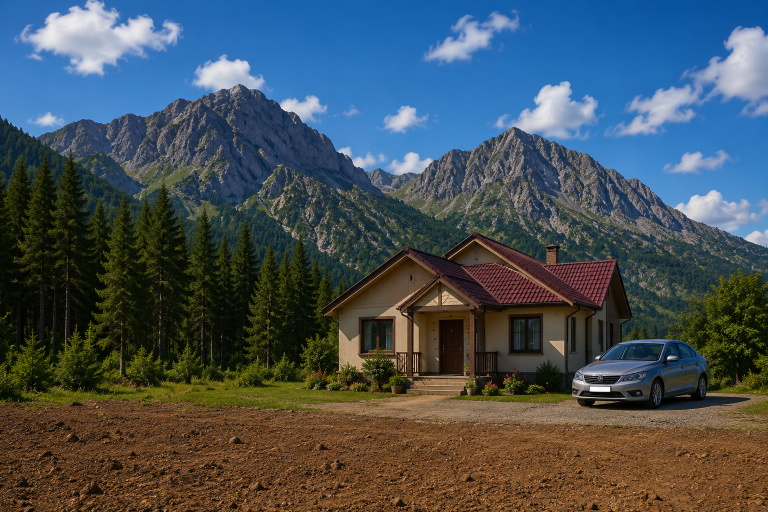
#> input picture Session 6/image.png, 1536 x 1024 px (shown at 1/2 size)
$ jupyter execute 1-Segmentation.ipynb
#> lines starting #> are read from the running program, lines starting #| are printed output that depends on the picture; after the words box and inside, x2 and y2 are one past the last pixel; in counts of white or black regions, pixels touching at a corner belong together
<div dir="rtl" style="direction:rtl; text-align:right; font-family:'Segoe UI', Arial, sans-serif; font-size:16px; line-height:2; background:#e8eaf6; border-right:6px solid #3949ab; padding:20px 24px; margin:10px 0; border-radius:8px;">

<h2 style="color:#1a237e;">تجزئة الصور باستخدام K-Means — (اللون + الموضع)</h2>

<p>يهدف هذا الدفتر إلى تطبيق <strong>تجزئة الصور (Image Segmentation)</strong> باستخدام خوارزمية <strong>K-Means Clustering</strong>، حيث يُمثَّل كل بكسل في الصورة بمتجه ميزات يجمع بين <strong>موضعه</strong> و<strong>لونه</strong>.</p>

<p><strong>الفكرة الأساسية:</strong> البكسلات المتشابهة في اللون والقريبة مكانياً تنتمي إلى نفس المجموعة، مما يُنتج مناطق متماسكة بصرياً تُمثّل أجزاء الصورة.</p>

<table style="width:100%; border-collapse:collapse; text-align:right; direction:rtl; margin-top:10px;">
  <tr style="background:#c5cae9;">
    <th style="padding:8px; border:1px solid #9fa8da;">الخطوة</th>
    <th style="padding:8px; border:1px solid #9fa8da;">الوصف</th>
  </tr>
  <tr><td style="padding:8px; border:1px solid #9fa8da;">1</td><td style="padding:8px; border:1px solid #9fa8da;">قراءة الصورة وتحويلها إلى RGB وتصغيرها</td></tr>
  <tr><td style="padding:8px; border:1px solid #9fa8da;">2</td><td style="padding:8px; border:1px solid #9fa8da;">بناء متجه ميزات لكل بكسل (5 ميزات: X، Y، R، G، B)</td></tr>
  <tr><td style="padding:8px; border:1px solid #9fa8da;">3</td><td style="padding:8px; border:1px solid #9fa8da;">تطبيق K-Means للتجميع إلى K مجموعات</td></tr>
  <tr><td style="padding:8px; border:1px solid #9fa8da;">4</td><td style="padding:8px; border:1px solid #9fa8da;">عرض النتائج عبر Overlay شفاف ملون</td></tr>
</table>

</div>

[cell 1]
import cv2
import numpy as np
import matplotlib.pyplot as plt
from sklearn.cluster import KMeans

<div dir="rtl" style="direction:rtl; text-align:right; font-family:'Segoe UI', Arial, sans-serif; font-size:15px; line-height:1.9; background:#f1f8e9; border-right:5px solid #388e3c; padding:16px 20px; margin:8px 0; border-radius:7px;">

<h3 style="color:#1b5e20;">المكتبات المستخدمة</h3>
<ul>
  <li><strong>cv2 (OpenCV):</strong> قراءة الصور، تحويل فضاء الألوان (BGR ← RGB)، وتغيير الحجم</li>
  <li><strong>numpy:</strong> العمليات الحسابية الفعّالة على مصفوفات البكسلات وبناء Feature Matrix</li>
  <li><strong>matplotlib.pyplot:</strong> عرض الصور والنتائج البصرية داخل الدفتر</li>
  <li><strong>KMeans (sklearn):</strong> خوارزمية التجميع غير المراقب — تُقسّم البيانات إلى K مجموعات دون الحاجة إلى تسميات مسبقة (Labels)</li>
</ul>

</div>

[cell 2]
# =========================
# قراءة الصورة
# =========================

IMAGE_PATH = "image.png"

image = cv2.imread(IMAGE_PATH)
#> image is the input picture: shape (1024, 1536, 3); mean B, G, R 86.5, 80.5, 69.4

if image is None:
    raise Exception("لم يتم العثور على الصورة")

image = cv2.cvtColor(image, cv2.COLOR_BGR2RGB)

# تصغير الصورة لتسريع التنفيذ
image = cv2.resize(image, (300, 300))
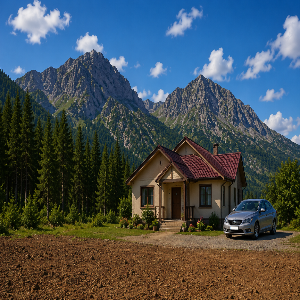
#> image: shape (300, 300, 3); mean R, G, B 69.4, 80.4, 86.4

height, width, _ = image.shape
#> height = 300; width = 300

[cell 3]
image[2,0]
#> Out = [38, 103, 176]

<div dir="rtl" style="direction:rtl; text-align:right; font-family:'Segoe UI', Arial, sans-serif; font-size:15px; line-height:1.9; background:#e3f2fd; border-right:5px solid #1565c0; padding:16px 20px; margin:8px 0; border-radius:7px;">

<h3 style="color:#0d47a1;">قراءة الصورة وتجهيزها</h3>
<ul>
  <li><code>cv2.imread</code> تقرأ الصورة من القرص بفضاء <strong>BGR</strong> (الترتيب الافتراضي في OpenCV)</li>
  <li><code>cvtColor(BGR → RGB)</code> تُحوّل الصورة لأن matplotlib يعرض الألوان بترتيب RGB — بدونها تظهر القناة الحمراء والزرقاء مقلوبتين</li>
  <li><code>cv2.resize(300, 300)</code> تُصغّر الصورة لتسريع التنفيذ — K-Means يعالج كل بكسل على حدة، لذا الصورة الأصغر تعني وقتاً أقل بكثير</li>
</ul>

</div>

[cell 4]
# =========================
# بناء Feature Vector
# =========================

features = []

for y in range(height):
    for x in range(width):

        r, g, b = image[y, x]

        feature_vector = [
            x / width,     # Normalize X
            y / height,    # Normalize Y
            r / 255.0,
            g / 255.0,
            b / 255.0
        ]

        features.append(feature_vector)
#> after the loop, features = 90000 items

features = np.array(features)

print("Feature matrix shape:", features.shape)
#| Feature matrix shape: (90000, 5)

features

[cell 5]
features

<div dir="rtl" style="direction:rtl; text-align:right; font-family:'Segoe UI', Arial, sans-serif; font-size:15px; line-height:1.9; background:#fff3e0; border-right:5px solid #e65100; padding:16px 20px; margin:8px 0; border-radius:7px;">

<h3 style="color:#bf360c;">بناء متجه الميزات (Feature Vector)</h3>
<p>لكل بكسل في الصورة نبني متجهاً من <strong>5 ميزات مُطبَّعة</strong> في النطاق [0, 1]:</p>

<table style="width:100%; border-collapse:collapse; text-align:right; direction:rtl;">
  <tr style="background:#ffe0b2;">
    <th style="padding:7px; border:1px solid #ffb74d;">الميزة</th>
    <th style="padding:7px; border:1px solid #ffb74d;">المعنى</th>
    <th style="padding:7px; border:1px solid #ffb74d;">التطبيع</th>
  </tr>
  <tr><td style="padding:7px; border:1px solid #ffb74d;"><code>x / width</code></td><td style="padding:7px; border:1px solid #ffb74d;">الموضع الأفقي</td><td style="padding:7px; border:1px solid #ffb74d;">÷ عرض الصورة</td></tr>
  <tr><td style="padding:7px; border:1px solid #ffb74d;"><code>y / height</code></td><td style="padding:7px; border:1px solid #ffb74d;">الموضع الرأسي</td><td style="padding:7px; border:1px solid #ffb74d;">÷ ارتفاع الصورة</td></tr>
  <tr><td style="padding:7px; border:1px solid #ffb74d;"><code>r / 255</code></td><td style="padding:7px; border:1px solid #ffb74d;">شدة اللون الأحمر</td><td style="padding:7px; border:1px solid #ffb74d;">÷ 255</td></tr>
  <tr><td style="padding:7px; border:1px solid #ffb74d;"><code>g / 255</code></td><td style="padding:7px; border:1px solid #ffb74d;">شدة اللون الأخضر</td><td style="padding:7px; border:1px solid #ffb74d;">÷ 255</td></tr>
  <tr><td style="padding:7px; border:1px solid #ffb74d;"><code>b / 255</code></td><td style="padding:7px; border:1px solid #ffb74d;">شدة اللون الأزرق</td><td style="padding:7px; border:1px solid #ffb74d;">÷ 255</td></tr>
</table>

<p style="margin-top:10px;">الناتج النهائي: مصفوفة شكلها <code>(90000, 5)</code> حيث 90000 = 300 × 300 بكسل.</p>
<p><strong>لماذا ندمج الموضع مع اللون؟</strong> لأن K-Means وحده قد يُجمّع بكسلات بعيدة مكانياً إذا كانت متشابهة في اللون — إضافة الموضع تُرغمه على أن تكون المجموعات متجاورة أيضاً.</p>

</div>

[cell 6]
# =========================
# تطبيق K-Means
# =========================

K = 20

kmeans = KMeans(
    n_clusters=K,
    random_state=42,
    n_init=20
)

labels = kmeans.fit_predict(features)

print("Clustering completed")

[cell 7]
len(labels)
#> Out = 90000

[cell 8]
labels[80000:80100]
#> Out = 100 values, max 17 at index 0, min 4 at index 1, mean 5.27

<div dir="rtl" style="direction:rtl; text-align:right; font-family:'Segoe UI', Arial, sans-serif; font-size:15px; line-height:1.9; background:#f3e5f5; border-right:5px solid #6a1b9a; padding:16px 20px; margin:8px 0; border-radius:7px;">

<h3 style="color:#4a148c;">خوارزمية K-Means — كيف تعمل؟</h3>

<p>K-Means خوارزمية تكرارية تُقسّم البيانات إلى <strong>K مجموعات (Clusters)</strong> عبر الخطوات التالية:</p>
<ol>
  <li>تُختار K نقطة بداية عشوائية كمراكز أولية (Centroids)</li>
  <li>يُعيَّن كل بكسل للمجموعة الأقرب إليه (بمسافة إقليدية)</li>
  <li>تُحسَب مراكز جديدة كمتوسط بكسلات كل مجموعة</li>
  <li>تُكرَّر الخطوتان 2 و3 حتى تستقر المراكز</li>
</ol>

<table style="width:100%; border-collapse:collapse; text-align:right; direction:rtl; margin-top:10px;">
  <tr style="background:#e1bee7;">
    <th style="padding:7px; border:1px solid #ce93d8;">المعامل</th>
    <th style="padding:7px; border:1px solid #ce93d8;">القيمة</th>
    <th style="padding:7px; border:1px solid #ce93d8;">الهدف</th>
  </tr>
  <tr><td style="padding:7px; border:1px solid #ce93d8;"><code>n_clusters=5</code></td><td style="padding:7px; border:1px solid #ce93d8;">5</td><td style="padding:7px; border:1px solid #ce93d8;">تقسيم الصورة إلى 5 مناطق</td></tr>
  <tr><td style="padding:7px; border:1px solid #ce93d8;"><code>n_init=10</code></td><td style="padding:7px; border:1px solid #ce93d8;">10</td><td style="padding:7px; border:1px solid #ce93d8;">10 محاولات، أفضلها يُختار تلقائياً</td></tr>
  <tr><td style="padding:7px; border:1px solid #ce93d8;"><code>random_state=42</code></td><td style="padding:7px; border:1px solid #ce93d8;">42</td><td style="padding:7px; border:1px solid #ce93d8;">بذرة عشوائية للحصول على نفس النتائج</td></tr>
</table>

</div>

[cell 9]
# =========================
# إعادة تشكيل Labels
# =========================

segmented = labels.reshape(height, width)
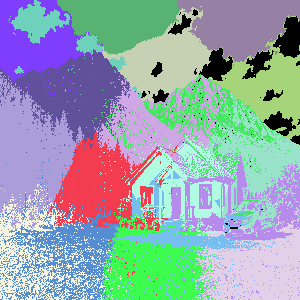
#> segmented: shape (300, 300) int32; 20 distinct labels, from 0 to 19; one colour per label, 0 black
segmented.shape
#> Out = (300, 300)

[cell 10]
segmented[0]
#> Out = 300 values, max 16 at index 57, min 7 at index 0, mean 11.52

[cell 11]
# =========================
# إنشاء Overlay شفاف
# =========================

# ألوان العناقيد
colors = np.array([
    [255, 0, 0],      # أحمر
    [0, 255, 0],      # أخضر
    [0, 0, 255],      # أزرق
    [255, 255, 0],    # أصفر
    [255, 0, 255],    # بنفسجي
     [100, 255, 1],
    [1, 255, 100]  ,
[150, 255, 50]   ,
  [50, 50, 255]    ,
   [100, 20, 255] ,
        [100, 0, 100],      # أحمر
    [0, 100,100],      # أخضر
    [0, 120, 120],      # أزرق
    [50, 150, 0],    # أصفر
    [77, 0, 77],    # بنفسجي
     [100, 60, 1],
    [1, 50, 170]  ,
[120, 100, 50]   ,
  [170, 0, 100]    ,
   [100, 200, 50]

])
#    [100, 255, 1] ,
#[1, 255, 100]  ,
#[150, 255, 50]   ,
#  [50, 50, 255]    ,
#   [100, 20, 255]    ,
overlay = image.copy()

alpha = 0.35  # الشفافية

for cluster_id in range(K):

    mask = segmented == cluster_id

    color = colors[cluster_id % len(colors)]

    overlay[mask] = (
        (1 - alpha) * overlay[mask] +
        alpha * color
    ).astype(np.uint8)
#> this loop made 20 passes
#> pass 1, `mask = segmented == cluster_id`:
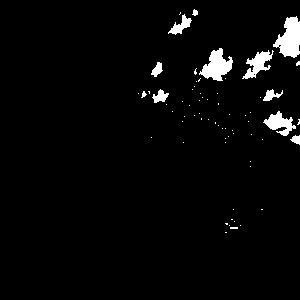
#> mask: shape (300, 300) bool; 3.2% white; 67 white regions (56 under 20 px), largest, box (x1, y1, x2, y2) and area: (273, 16, 300, 58) 712, (199, 48, 233, 81) 607, (242, 50, 274, 79) 403
#> pass 2, `mask = segmented == cluster_id`:
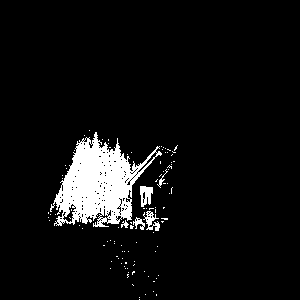
#> mask: shape (300, 300) bool; 6.4% white; 101 white regions (95 under 20 px), largest, box (x1, y1, x2, y2) and area: (50, 132, 162, 227) 5061, (140, 186, 153, 207) 186, (143, 211, 160, 231) 162, (133, 217, 145, 230) 73, (157, 169, 168, 188) 39, (121, 220, 129, 228) 33
#> pass 3, `mask = segmented == cluster_id`:
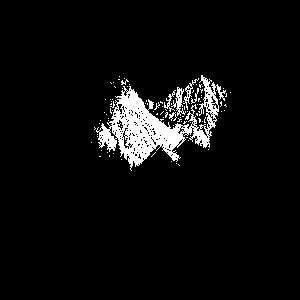
#> mask: shape (300, 300) bool; 5.2% white; 93 white regions (86 under 20 px), largest, box (x1, y1, x2, y2) and area: (96, 75, 226, 171) 4084, (171, 87, 186, 116) 154, (183, 78, 199, 110) 99
#> after the loop:
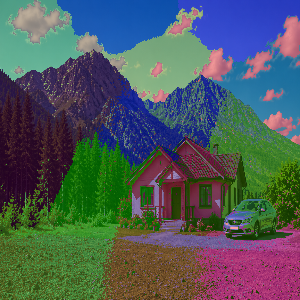
#> overlay: shape (300, 300, 3); mean R, G, B 77, 89.3, 90.4

<div dir="rtl" style="direction:rtl; text-align:right; font-family:'Segoe UI', Arial, sans-serif; font-size:15px; line-height:1.9; background:#e0f7fa; border-right:5px solid #00838f; padding:16px 20px; margin:8px 0; border-radius:7px;">

<h3 style="color:#006064;">إنشاء الـ Overlay وعرض النتائج</h3>

<ul>
  <li><strong>إعادة التشكيل (Reshape):</strong> نُحوّل مصفوفة <code>labels</code> ذات البُعد الواحد <code>(90000,)</code> إلى خريطة ثنائية الأبعاد <code>(height, width)</code></li>
  <li><strong>تعيين الألوان:</strong> لكل مجموعة من 0 إلى 4 لون مميز: أحمر، أخضر، أزرق، أصفر، بنفسجي</li>
  <li><strong>مزج الألوان:</strong> المعادلة المستخدمة هي:
    <br><code>pixel_جديد = (1 − 0.35) × pixel_أصلي  +  0.35 × لون_المجموعة</code>
    <br>أي أن 65% من الصورة الأصلية تظهر مع 35% من اللون الدلالي للمجموعة</li>
</ul>

<p><strong>الناتج:</strong> صورتان جنباً إلى جنب — الصورة الأصلية والصورة مع طبقة التجزئة الملونة الشفافة.</p>

</div>

[cell 12]
# =========================
# عرض النتائج
# =========================

plt.figure(figsize=(15, 7))

# الصورة الأصلية
plt.subplot(1, 2, 1)
plt.imshow(image)
plt.title("Original Image")
plt.axis("off")

# الصورة مع الطبقة الشفافة
plt.subplot(1, 2, 2)
plt.imshow(overlay)
plt.title("Segmented Overlay")
plt.axis("off")

plt.show()

$ run again, with Session 6/segmentation_map.jpg saved as Session 6/image.png
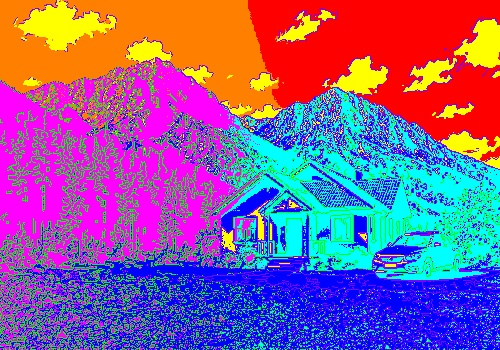
#> input picture Session 6/segmentation_map.jpg, 500 x 350 px
#> image is the input picture: shape (350, 500, 3); mean B, G, R 147.5, 93.7, 138.9
#> `image[2,0]`: Out = [255, 127, 0]
#> after the loop `for y in range(height):`: features = 90000 items
#| Feature matrix shape: (90000, 5)
#> `len(labels)`: Out = 90000
#> `labels[80000:80100]`: Out = 100 values, max 18 at index 9, min 5 at index 2, mean 11.39
#> `segmented[0]`: Out = 300 values, max 19 at index 0, min 0 at index 34, mean 11.5
#> the loop `for cluster_id in range(K): ` made 20 passes
#> pass 1, `mask = segmented == cluster_id`:
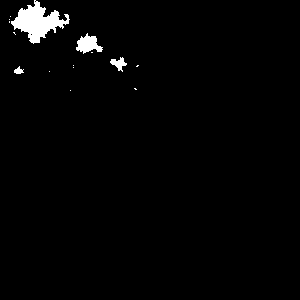
#> mask: shape (300, 300) bool; 1.9% white; 15 white regions (11 under 20 px), largest, box (x1, y1, x2, y2) and area: (11, 0, 70, 44) 1194, (76, 33, 103, 54) 316, (110, 57, 127, 72) 121, (14, 66, 24, 74) 47
#> after the loop `for cluster_id in range(K):`:
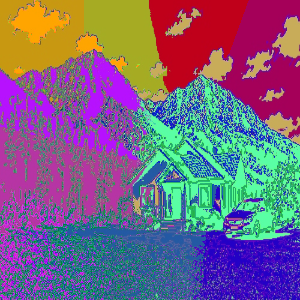
#> overlay: shape (300, 300, 3); mean R, G, B 121.2, 100.4, 128.8
